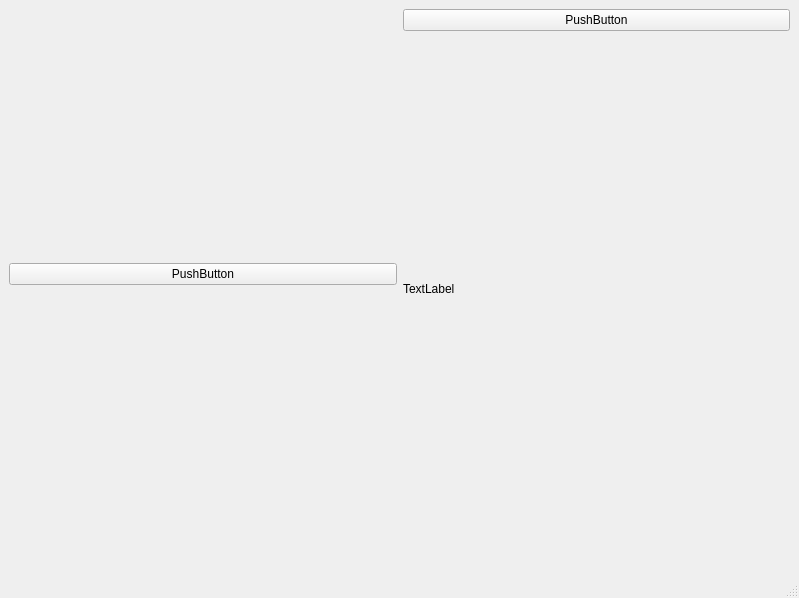
<?xml version="1.0" encoding="UTF-8"?>
<ui version="4.0">
 <class>MainWindow</class>
 <widget class="QMainWindow" name="MainWindow">
  <property name="geometry">
   <rect>
    <x>0</x>
    <y>0</y>
    <width>799</width>
    <height>598</height>
   </rect>
  </property>
  <property name="windowTitle">
   <string>RoboPy</string>
  </property>
  <widget class="QWidget" name="centralwidget">
   <widget class="QWidget" name="horizontalLayoutWidget">
    <property name="geometry">
     <rect>
      <x>9</x>
      <y>9</y>
      <width>781</width>
      <height>531</height>
     </rect>
    </property>
    <layout class="QHBoxLayout" name="horizontalLayout">
     <item>
      <layout class="QVBoxLayout" name="verticalLayout_2">
       <item>
        <widget class="QPushButton" name="pushButton">
         <property name="text">
          <string>PushButton</string>
         </property>
        </widget>
       </item>
      </layout>
     </item>
     <item>
      <layout class="QVBoxLayout" name="verticalLayout">
       <item>
        <widget class="QPushButton" name="pushButton_2">
         <property name="text">
          <string>PushButton</string>
         </property>
        </widget>
       </item>
       <item>
        <widget class="QLabel" name="label">
         <property name="text">
          <string>TextLabel</string>
         </property>
        </widget>
       </item>
      </layout>
     </item>
    </layout>
   </widget>
  </widget>
  <widget class="QMenuBar" name="menubar">
   <property name="geometry">
    <rect>
     <x>0</x>
     <y>0</y>
     <width>799</width>
     <height>33</height>
    </rect>
   </property>
  </widget>
  <widget class="QStatusBar" name="statusbar"/>
 </widget>
 <resources/>
 <connections/>
</ui>
